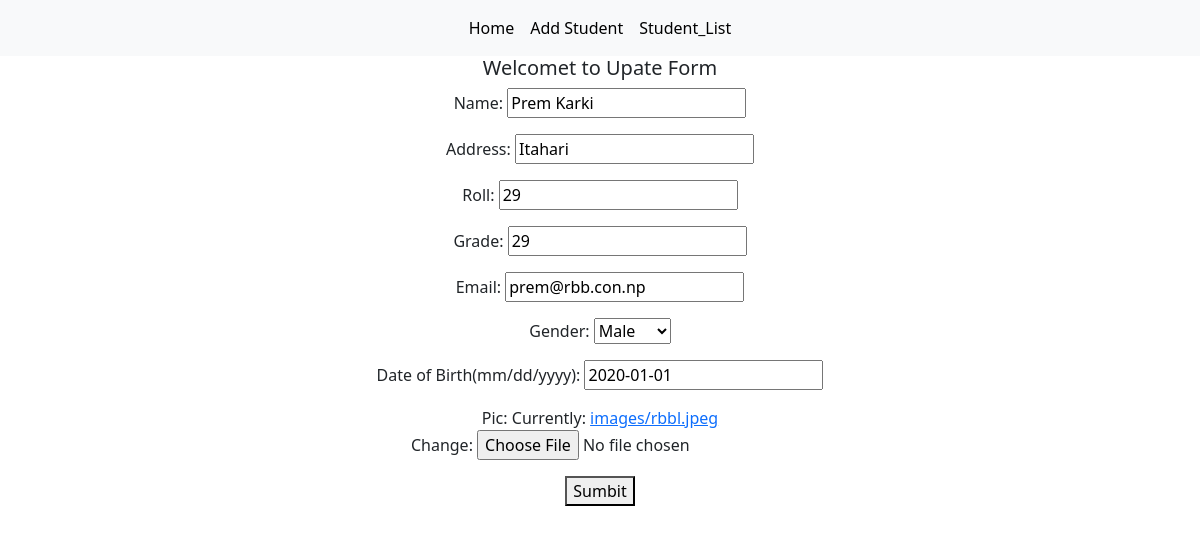
Screenshot of /studentupate/19 with the database file from the repository.
### school/models.py (models this page shows, shortened)
class Student(models.Model):
    name= models.CharField(max_length=100)
    address=models.CharField(max_length=100)
    roll= models.IntegerField(unique=True)
    grade= models.IntegerField()
    email=models.EmailField(max_length=150)
    gender= models.CharField(choices=GENDER_CHOICES,max_length=6, null=True, default='Male')
    add_date= models.DateField(auto_now_add=True, null=True)
    dob= models.DateField("Date of Birth(mm/dd/yyyy)",null= True, auto_now_add=False, auto_now=False)
    pic= models.ImageField(upload_to= 'images/', null=True)

### school/views.py (the view)
# urls.py: path('studentupate/<int:pk>', StudentUpdate.as_view(), name='studentupdate'),
class StudentUpdate(UpdateView):
    model= Student
    template_name='update_student.html'
    fields= ['name','address','roll','grade', 'email','gender','dob','pic']
    success_url='/studentlist/'

### templates/update_student.html (shortened to what this page needs)
{% extends 'base.html' %}
{% block bodycontent %}
<div class="contaier text-center">
    <h5>Welcomet to Upate Form</h5>
 <form action="" method="POST" enctype="multipart/form-data">
    {{ form.as_p }}
    <button type="submit">Sumbit</button>
</div>
{% endblock bodycontent %}

### rows the page displays
Student: name "Prem Karki", address "Itahari", roll "29", grade "29", email "prem@rbb.con.np", gender "Male", dob "2020-01-01"
